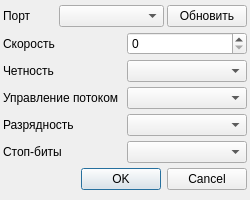
<?xml version="1.0" encoding="UTF-8"?>
<ui version="4.0">
 <class>SerialPortSettingsDialog</class>
 <widget class="QDialog" name="SerialPortSettingsDialog">
  <property name="geometry">
   <rect>
    <x>0</x>
    <y>0</y>
    <width>250</width>
    <height>200</height>
   </rect>
  </property>
  <property name="minimumSize">
   <size>
    <width>250</width>
    <height>0</height>
   </size>
  </property>
  <property name="maximumSize">
   <size>
    <width>350</width>
    <height>200</height>
   </size>
  </property>
  <property name="windowTitle">
   <string>Настройки порта</string>
  </property>
  <layout class="QVBoxLayout" name="verticalLayout">
   <property name="spacing">
    <number>3</number>
   </property>
   <property name="leftMargin">
    <number>3</number>
   </property>
   <property name="topMargin">
    <number>3</number>
   </property>
   <property name="rightMargin">
    <number>3</number>
   </property>
   <property name="bottomMargin">
    <number>3</number>
   </property>
   <item>
    <layout class="QHBoxLayout" name="horizontalLayout">
     <property name="spacing">
      <number>3</number>
     </property>
     <item>
      <widget class="QLabel" name="label">
       <property name="sizePolicy">
        <sizepolicy hsizetype="Preferred" vsizetype="Preferred">
         <horstretch>1</horstretch>
         <verstretch>0</verstretch>
        </sizepolicy>
       </property>
       <property name="text">
        <string>Порт</string>
       </property>
      </widget>
     </item>
     <item>
      <widget class="QComboBox" name="cbName">
       <property name="sizePolicy">
        <sizepolicy hsizetype="Preferred" vsizetype="Fixed">
         <horstretch>2</horstretch>
         <verstretch>0</verstretch>
        </sizepolicy>
       </property>
      </widget>
     </item>
     <item>
      <widget class="QPushButton" name="pbUpdateNames">
       <property name="sizePolicy">
        <sizepolicy hsizetype="Minimum" vsizetype="Fixed">
         <horstretch>1</horstretch>
         <verstretch>0</verstretch>
        </sizepolicy>
       </property>
       <property name="text">
        <string>Обновить</string>
       </property>
      </widget>
     </item>
    </layout>
   </item>
   <item>
    <layout class="QHBoxLayout" name="horizontalLayout_2">
     <property name="spacing">
      <number>3</number>
     </property>
     <item>
      <widget class="QLabel" name="label_2">
       <property name="sizePolicy">
        <sizepolicy hsizetype="Preferred" vsizetype="Preferred">
         <horstretch>1</horstretch>
         <verstretch>0</verstretch>
        </sizepolicy>
       </property>
       <property name="text">
        <string>Скорость</string>
       </property>
      </widget>
     </item>
     <item>
      <widget class="QSpinBox" name="sbBaudRate">
       <property name="sizePolicy">
        <sizepolicy hsizetype="Minimum" vsizetype="Fixed">
         <horstretch>1</horstretch>
         <verstretch>0</verstretch>
        </sizepolicy>
       </property>
       <property name="maximum">
        <number>99999999</number>
       </property>
      </widget>
     </item>
    </layout>
   </item>
   <item>
    <layout class="QHBoxLayout" name="horizontalLayout_3">
     <property name="spacing">
      <number>3</number>
     </property>
     <item>
      <widget class="QLabel" name="label_3">
       <property name="sizePolicy">
        <sizepolicy hsizetype="Preferred" vsizetype="Preferred">
         <horstretch>1</horstretch>
         <verstretch>0</verstretch>
        </sizepolicy>
       </property>
       <property name="text">
        <string>Четность</string>
       </property>
      </widget>
     </item>
     <item>
      <widget class="QComboBox" name="cbParity">
       <property name="sizePolicy">
        <sizepolicy hsizetype="Preferred" vsizetype="Fixed">
         <horstretch>1</horstretch>
         <verstretch>0</verstretch>
        </sizepolicy>
       </property>
      </widget>
     </item>
    </layout>
   </item>
   <item>
    <layout class="QHBoxLayout" name="horizontalLayout_4">
     <property name="spacing">
      <number>3</number>
     </property>
     <item>
      <widget class="QLabel" name="label_4">
       <property name="sizePolicy">
        <sizepolicy hsizetype="Preferred" vsizetype="Preferred">
         <horstretch>1</horstretch>
         <verstretch>0</verstretch>
        </sizepolicy>
       </property>
       <property name="text">
        <string>Управление потоком</string>
       </property>
      </widget>
     </item>
     <item>
      <widget class="QComboBox" name="cbFlowControl">
       <property name="sizePolicy">
        <sizepolicy hsizetype="Preferred" vsizetype="Fixed">
         <horstretch>1</horstretch>
         <verstretch>0</verstretch>
        </sizepolicy>
       </property>
      </widget>
     </item>
    </layout>
   </item>
   <item>
    <layout class="QHBoxLayout" name="horizontalLayout_5">
     <property name="spacing">
      <number>3</number>
     </property>
     <item>
      <widget class="QLabel" name="label_5">
       <property name="sizePolicy">
        <sizepolicy hsizetype="Preferred" vsizetype="Preferred">
         <horstretch>1</horstretch>
         <verstretch>0</verstretch>
        </sizepolicy>
       </property>
       <property name="text">
        <string>Разрядность</string>
       </property>
      </widget>
     </item>
     <item>
      <widget class="QComboBox" name="cbDataBits">
       <property name="sizePolicy">
        <sizepolicy hsizetype="Preferred" vsizetype="Fixed">
         <horstretch>1</horstretch>
         <verstretch>0</verstretch>
        </sizepolicy>
       </property>
      </widget>
     </item>
    </layout>
   </item>
   <item>
    <layout class="QHBoxLayout" name="horizontalLayout_6">
     <item>
      <widget class="QLabel" name="label_6">
       <property name="sizePolicy">
        <sizepolicy hsizetype="Preferred" vsizetype="Preferred">
         <horstretch>1</horstretch>
         <verstretch>0</verstretch>
        </sizepolicy>
       </property>
       <property name="text">
        <string>Стоп-биты</string>
       </property>
      </widget>
     </item>
     <item>
      <widget class="QComboBox" name="cbStopBits">
       <property name="sizePolicy">
        <sizepolicy hsizetype="Preferred" vsizetype="Fixed">
         <horstretch>1</horstretch>
         <verstretch>0</verstretch>
        </sizepolicy>
       </property>
      </widget>
     </item>
    </layout>
   </item>
   <item>
    <widget class="QDialogButtonBox" name="buttonBox">
     <property name="orientation">
      <enum>Qt::Horizontal</enum>
     </property>
     <property name="standardButtons">
      <set>QDialogButtonBox::Cancel|QDialogButtonBox::Ok</set>
     </property>
    </widget>
   </item>
  </layout>
 </widget>
 <resources/>
 <connections>
  <connection>
   <sender>buttonBox</sender>
   <signal>accepted()</signal>
   <receiver>SerialPortSettingsDialog</receiver>
   <slot>accept()</slot>
   <hints>
    <hint type="sourcelabel">
     <x>248</x>
     <y>254</y>
    </hint>
    <hint type="destinationlabel">
     <x>157</x>
     <y>274</y>
    </hint>
   </hints>
  </connection>
  <connection>
   <sender>buttonBox</sender>
   <signal>rejected()</signal>
   <receiver>SerialPortSettingsDialog</receiver>
   <slot>reject()</slot>
   <hints>
    <hint type="sourcelabel">
     <x>316</x>
     <y>260</y>
    </hint>
    <hint type="destinationlabel">
     <x>286</x>
     <y>274</y>
    </hint>
   </hints>
  </connection>
 </connections>
</ui>
